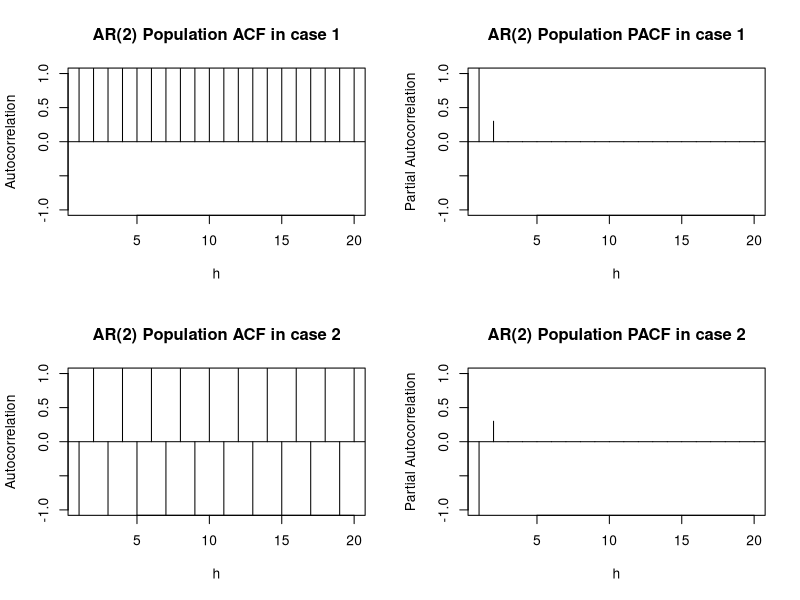
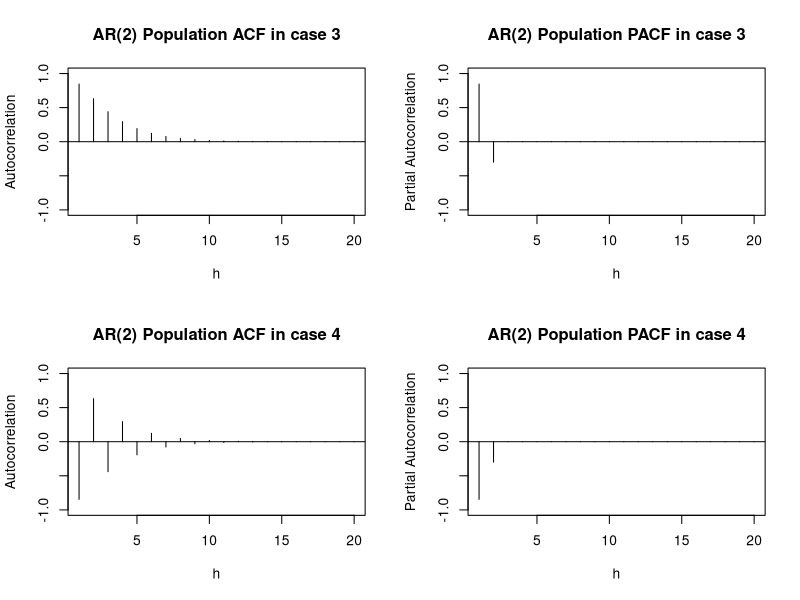

The R script that drew these images, in order: (Note: this script raises an error after producing the figures.)
## ---- chunk 1
knitr::opts_chunk$set(echo = TRUE)
## ---- chunk 2
par(mfrow=c(2,2))
#1
y = ARMAacf(ar = c(1.1,0.3), lag.max = 20)
y = y[2:21]
plot(y, x = 1:20, type = "h", ylim = c(-1,1), xlab = "h", ylab = "Autocorrelation", main = "AR(2) Population ACF in case 1")
abline(h = 0)
y = ARMAacf(ar = c(1.1, 0.3), lag.max = 20,pacf=T)
plot(y, x = 1:20, type = "h", ylim = c(-1,1), xlab = "h", ylab = "Partial Autocorrelation", main = "AR(2) Population PACF in case 1")
abline(h = 0)
#2
y = ARMAacf(ar = c(-1.1,0.3), lag.max = 20)
y = y[2:21]
plot(y, x = 1:20, type = "h", ylim = c(-1,1), xlab = "h", ylab = "Autocorrelation", main = "AR(2) Population ACF in case 2")
abline(h = 0)
y = ARMAacf(ar = c(-1.1, 0.3), lag.max = 20,pacf=T)
plot(y, x = 1:20, type = "h", ylim = c(-1,1), xlab = "h", ylab = "Partial Autocorrelation", main = "AR(2) Population PACF in case 2")
abline(h = 0)
#3
y = ARMAacf(ar = c(1.1,-0.3), lag.max = 20)
y = y[2:21]
plot(y, x = 1:20, type = "h", ylim = c(-1,1), xlab = "h", ylab = "Autocorrelation", main = "AR(2) Population ACF in case 3")
abline(h = 0)
y = ARMAacf(ar = c(1.1,-0.3), lag.max = 20,pacf=T)
plot(y, x = 1:20, type = "h", ylim = c(-1,1), xlab = "h", ylab = "Partial Autocorrelation", main = "AR(2) Population PACF in case 3")
abline(h = 0)
#4
y = ARMAacf(ar = c(-1.1,-0.3), lag.max = 20)
y = y[2:21]
plot(y, x = 1:20, type = "h", ylim = c(-1,1), xlab = "h", ylab = "Autocorrelation", main = "AR(2) Population ACF in case 4")
abline(h = 0)
y = ARMAacf(ar = c(-1.1, -0.3), lag.max = 20,pacf=T)
plot(y, x = 1:20, type = "h", ylim = c(-1,1), xlab = "h", ylab = "Partial Autocorrelation", main = "AR(2) Population PACF in case 4")
abline(h = 0)
## ---- chunk 3
knitr::include_graphics("1.jpeg")
## ---- chunk 4
#Let the maximum lag=10
par(mfrow=c(2,2))
#(a)
ARMAacf(ar=c(-0.2,0.48),lag.max=10)
ARMAacf(ar=c(-0.2,0.48),lag.max=10,pacf=T)
y = ARMAacf(ar = c(-0.2,0.48), lag.max = 10)
y = y[2:11]
plot(y, x = 1:10, type = "h", ylim = c(-1,1), xlab = "h", ylab = "Autocorrelation", main = "ACF graph of (a)")
abline(h = 0)
y = ARMAacf(ar = c(-0.2,0.48), lag.max = 10, pacf = T)
y = y[2:11]
plot(y, x = 1:10, type = "h", ylim = c(-1,1), xlab = "h", ylab = "Partial Autocorrelation", main = "PACF graph of (a)")
abline(h = 0)
#(d)
ARMAacf(ar=c(-1.8,0.81),lag.max=10)
ARMAacf(ar=c(-1.8,0.81),lag.max=10,pacf=T)
y = ARMAacf(ar = c(-1.8,0.81), lag.max = 10)
y = y[2:11]
plot(y, x = 1:10, type = "h", ylim = c(-1,1), xlab = "h", ylab = "Autocorrelation", main = "ACF graph of (d)")
abline(h = 0)
y = ARMAacf(ar = c(-1.8,0.81), lag.max = 10, pacf = T)
y = y[2:11]
plot(y, x = 1:10, type = "h", ylim = c(-1,1), xlab = "h", ylab = "Partial Autocorrelation", main = "PACF graph of (d)")
abline(h = 0)
## ---- chunk 5
knitr::include_graphics("2.jpeg")
## ---- chunk 6
knitr::include_graphics("3.jpeg")
## ---- chunk 7
knitr::include_graphics("4.jpeg")
## ---- chunk 8
#b
ARMAtoMA(c(1.1,-0.3),0,5)
#c
ARMAacf(ar=c(1.1,-0.3),lag.max=5)
#d
ARMAacf(ar=c(1.1,-0.3),lag.max=5,pacf=T)
## ---- chunk 9
knitr::include_graphics("5.jpeg")
## ---- chunk 10
#b
ARMAtoMA(0.6,-0.2,5)
## ---- chunk 11
knitr::include_graphics("6.jpeg")
## ---- chunk 12
#b
ARMAacf(ma=c(0.8,-0.15),lag.max=5,pacf=T)
## ---- chunk 13
par(mfrow=c(1,2))
y = ARMAacf(ar = c(0.9,-0.2), lag.max = 20)
y = y[2:21]
plot(y, x = 1:20, type = "h", ylim = c(-1,1), xlab = "h", ylab = "Autocorrelation", main = "6(a), AR(2)")
abline(h = 0)
y = ARMAacf(ar = c(0.9, -0.2), lag.max = 20,pacf=T)
plot(y, x = 1:20, type = "h", ylim = c(-1,1), xlab = "h", ylab = "Partial Autocorrelation", main = "6(a), AR(2)")
abline(h = 0)
## ---- chunk 14
par(mfrow=c(1,2))
y = ARMAacf(ma = -0.5, lag.max = 20)
y = y[2:21]
plot(y, x = 1:20, type = "h", ylim = c(-1,1), xlab = "h", ylab = "Autocorrelation", main = "6(b), MA(1), theta=-0.5")
abline(h = 0)
y = ARMAacf(ma = -0.5, lag.max = 20,pacf=T)
plot(y, x = 1:20, type = "h", ylim = c(-1,1), xlab = "h", ylab = "Partial Autocorrelation", main = "6(b), MA(1), theta=-0.5")
abline(h = 0)
y = ARMAacf(ma = -2, lag.max = 20)
y = y[2:21]
plot(y, x = 1:20, type = "h", ylim = c(-1,1), xlab = "h", ylab = "Autocorrelation", main = "6(b), MA(1), theta=-2")
abline(h = 0)
y = ARMAacf(ma = -2, lag.max = 20,pacf=T)
plot(y, x = 1:20, type = "h", ylim = c(-1,1), xlab = "h", ylab = "Partial Autocorrelation", main = "6(b), MA(1), theta=-2")
abline(h = 0)
